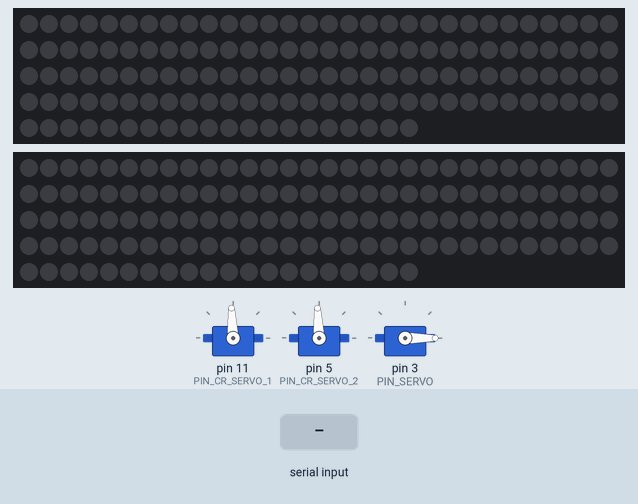
Simulated run of this sketch. Board: Arduino Uno, built with avr-gcc and run on an emulated ATmega328P. Parts: 3 × servo, 2 × 140 RGB LEDs in strip order, left to right, continuing on the next row. The test bench sets the inputs (shaded band). Dim RGB values are drawn brighter than linear; what the sketch prints to the serial monitor is not drawn.

Above: at 1.2 s.
1.3 s: "r" received over Serial
At 2.0 s:
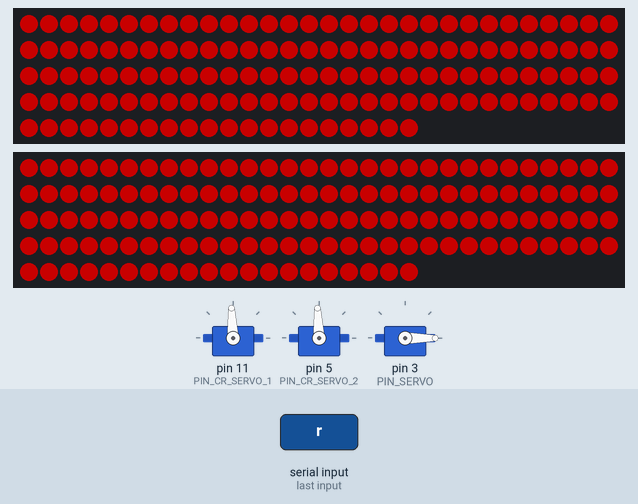
2.8 s: "g" received over Serial
At 3.2 s:
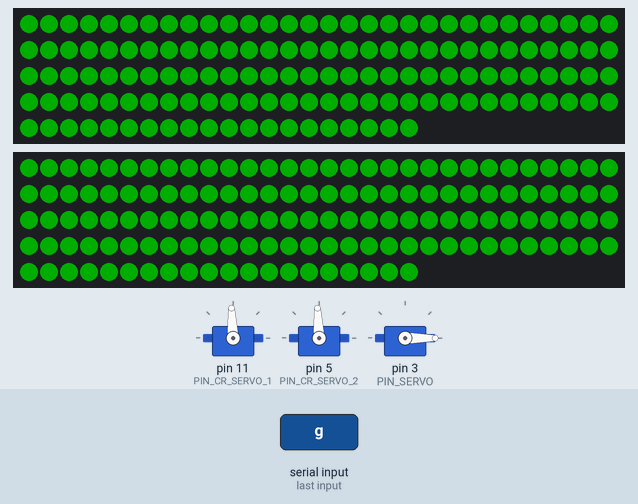
4.3 s: "a" received over Serial
At 5.5 s:
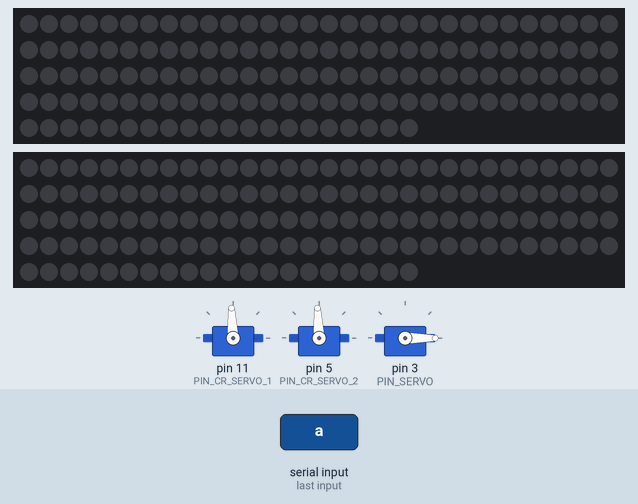
5.8 s: "0" received over Serial
At 6.3 s:
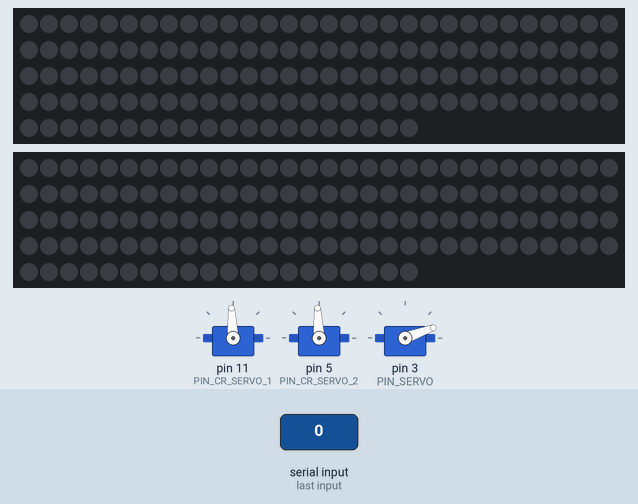
7.3 s: "1" received over Serial
At 8.5 s:
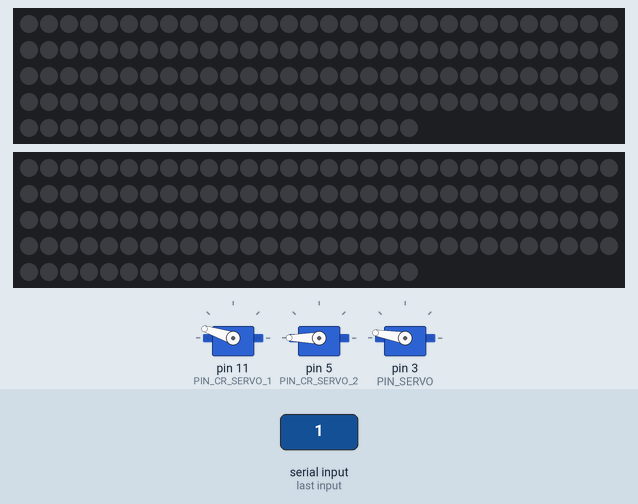
8.8 s: "3" received over Serial
At 9.7 s:
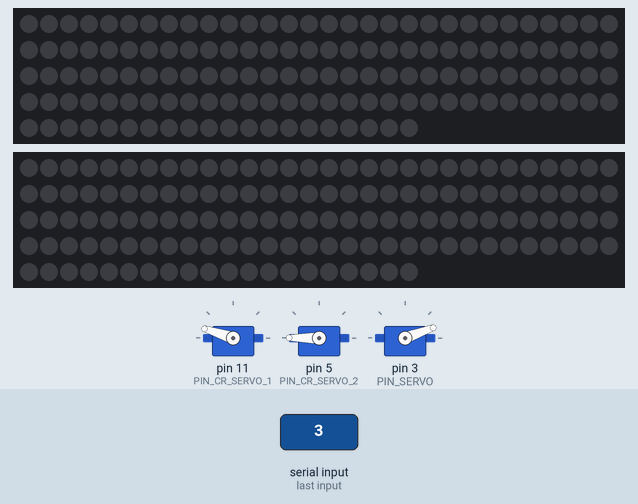
Timing chart, 0 to 11.3 s (numbered marks = the images above; inputs shaded):
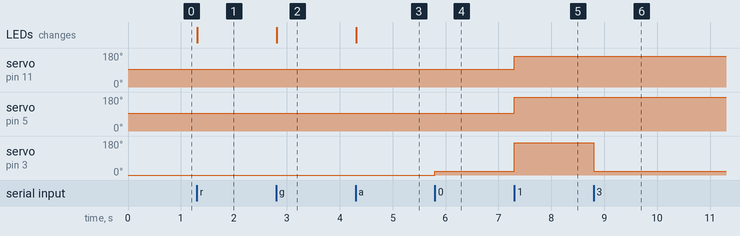

Measured:
- after the input at 1.3 s, the LEDs: change at once (image 1)
- after the input at 2.8 s, the LEDs: change at once (image 2)
- after the input at 4.3 s, the LEDs: change at once (image 3)
- after the input at 5.8 s, servo on pin 3 (PIN_SERVO): 0° → 20° at once
- after the input at 7.3 s, servo on pin 11 (PIN_CR_SERVO_1): 93° → 162° at once; servo on pin 5 (PIN_CR_SERVO_2): 93° → 180° at once; servo on pin 3 (PIN_SERVO): 20° → 170° at once
- after the input at 8.8 s, servo on pin 3 (PIN_SERVO): 170° → 20° at once

The sketch:

Merged_Type2.ino
```cpp
/**
 * 2025 RG EXPO Code (Merge ver) Type 2
 * Components
 * 1. 2x CR Servo
 * 2. 1x Servo
 * 3. 2x LED Strip

 * Scenario
 * 1. Send '7' when received 'q' (Query for MCU type)
 * 2. Turn all LED strip to RED when receive 'r'
 * 3. Turn all LED strip to GREEN when receive 'g'
 * 4. Start CR_Servo_1 when receive '1'
 * 5. Start CR_Servo_2 when receive '1'
 * 6. Move Servo_1 down when receive '2'
 * 7. Move Servo_1 up when receive '3'
 * 8. Stop all CR_Servo when receive '0'
 */

#include <FastLED.h>
#include <Servo.h>

#define MY_TYPE 7

// Pin Configuration
#define DUMMY_PIN 999
#define PIN_LED_STRIP_1 9
#define PIN_LED_STRIP_2 10
#define PIN_CR_SERVO_1 11
#define PIN_CR_SERVO_2 5
#define PIN_SERVO 3

// LED Strip Related
#define NUM_LEDS_STRIP_1 140
#define NUM_LEDS_STRIP_2 140
#define NUM_LEDS_TOTAL (NUM_LEDS_STRIP_1 + NUM_LEDS_STRIP_2)
#define LED_TYPE WS2812B
#define COLOR_ORDER GRB
#define LED_DEFAULT_BRIGHTNESS 100
#define LED_COLOR_OFF 0
#define LED_COLOR_RED 1
#define LED_COLOR_GREEN 2

CRGB leds[NUM_LEDS_TOTAL];

// Servo Related
#define CR_SERVO_OFF 0
#define CR_SERVO_ON 1
#define SERVO_DOWN 0
#define SERVO_UP 1
#define SERVO_STOP 2

Servo CR_Servo_1;
Servo CR_Servo_2;
Servo Servo_1;

// Communication Timeout & Earthquake Control
unsigned long lastCommTime = 0;
const unsigned long COMM_TIMEOUT = 5000; // 5초
bool earthquakeActive = false;
bool recoveryComplete = false;
bool commStarted = false;  // 첫 통신 수신 여부

void led_set_color(uint8_t color, uint8_t brightness);
void servo_set_position(uint8_t position);
void cr_servo_set_state(uint8_t state);

void setup() {
  // UART Setup
  Serial.begin(115200);

  // LED Strip Setup
  FastLED.addLeds<LED_TYPE, PIN_LED_STRIP_1, COLOR_ORDER>(leds, NUM_LEDS_STRIP_1);
  FastLED.addLeds<LED_TYPE, PIN_LED_STRIP_2, COLOR_ORDER>(leds + NUM_LEDS_STRIP_1, NUM_LEDS_STRIP_2);

  // Servo Setup
  CR_Servo_1.attach(PIN_CR_SERVO_1);
  CR_Servo_2.attach(PIN_CR_SERVO_2);
  Servo_1.attach(PIN_SERVO);

  CR_Servo_1.writeMicroseconds(1500);
  CR_Servo_2.writeMicroseconds(1500);
  Servo_1.write(0);

  Serial.println(MY_TYPE);
}

void loop() {
  char input;

  if (Serial.available()) {
    input = Serial.read();

    switch (input) {
      case '0': // CR_SERVO OFF
        cr_servo_set_state(CR_SERVO_OFF);
        servo_set_position(SERVO_UP);
        break;
      case '1': // CR_SERVO ON
        cr_servo_set_state(CR_SERVO_ON);
        servo_set_position(SERVO_DOWN);
        break;
      case '2': // SERVO Down
        servo_set_position(SERVO_DOWN);
        break;
      case '3': // SERVO Up
        servo_set_position(SERVO_UP);
        break;
      case 's': // System Reset
        cr_servo_set_state(CR_SERVO_OFF);
        servo_set_position(SERVO_UP);
        break;
      case 'r': // LED RED
        led_set_color(LED_COLOR_RED, LED_DEFAULT_BRIGHTNESS);
        break;
      case 'g': // LED GREEN
        led_set_color(LED_COLOR_GREEN, LED_DEFAULT_BRIGHTNESS);
        break;
      case 'a': // LED OFF
        led_set_color(LED_COLOR_OFF, LED_DEFAULT_BRIGHTNESS);
        break;
      case 'q': // Type query
        Serial.println(MY_TYPE);
        break;
      default:
        break;
    }
  }
}

/**
 * Led color update
 */
void led_set_color(uint8_t color, uint8_t brightness)
{
  FastLED.setBrightness(brightness);
  switch (color) {
    case LED_COLOR_RED:
      for(uint16_t i = 0; i < NUM_LEDS_TOTAL; i++) {
        leds[i] = CRGB::Red;
      }
      break;
    case LED_COLOR_GREEN:
      for(uint16_t i = 0; i < NUM_LEDS_TOTAL; i++) {
        leds[i] = CRGB::Green;
      }
      break;
    case LED_COLOR_OFF:
      for(uint16_t i = 0; i < NUM_LEDS_TOTAL; i++) {
        leds[i] = CRGB::Black;
      }
      break;
    default:
      break;
  }
  FastLED.show();
}

/**
 * Servo control function
 */
void servo_set_position(uint8_t position)
{
  switch(position) {
    case SERVO_DOWN:
      Servo_1.write(170);
      break;
    case SERVO_UP:
      Servo_1.write(20);
      break;
    case SERVO_STOP:
      Servo_1.write(90);
      break;
    default:
      break;
  }
}

/**
 * CR Servo control function
 */
void cr_servo_set_state(uint8_t state)
{
  switch(state) {
    case CR_SERVO_ON:
      CR_Servo_1.writeMicroseconds(2218.5);
      CR_Servo_2.writeMicroseconds(3000);
      break;
    case CR_SERVO_OFF:
      CR_Servo_1.writeMicroseconds(1500);
      CR_Servo_2.writeMicroseconds(1500);
      break;
    default:
      break;
  }
}
```
